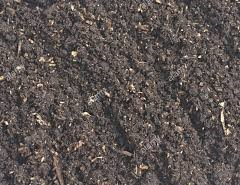
#> input picture archive/Soil types/Black Soil/10.jpg, 240 x 185 px, found by its file name; its folder holds only this picture in this run
$ python pre.py
#> lines starting #> are read from the running program, lines starting #| are printed output that depends on the picture
import os
import numpy as np
import cv2
from sklearn.model_selection import train_test_split, GridSearchCV
from sklearn.ensemble import RandomForestClassifier
from sklearn.metrics import accuracy_score
import pickle
import matplotlib.pyplot as plt

DATASET_PATH = "C:\\Users\\Sumit\\OneDrive\\Desktop\\soil\\archive\\Soil types"
LABELS = ["Black Soil", "Cinder Soil", "Laterite Soil", "Yellow Soil", "Peat Soil"]
IMG_SIZE = 128  # Resize images to 128x128

# Data augmentation function
def augment_image(img):
    augmented_images = [img]
    augmented_images.append(cv2.flip(img, 1))  # Horizontal flip
    augmented_images.append(cv2.GaussianBlur(img, (5, 5), 0))  # Gaussian blur
    return augmented_images


# Function to load images and preprocess them
def load_images_from_folders(base_path, labels, img_size):
#> called with img_size = 128
    X, y = [], []
    for label_idx, label in enumerate(labels):
        folder_path = os.path.join(base_path, label)
        for file_name in os.listdir(folder_path):
            file_path = os.path.join(folder_path, file_name)
            try:
                img = cv2.imread(file_path)
#> img is the input picture: shape (185, 240, 3); mean B, G, R 81.6, 84.6, 93.1
                img = cv2.resize(img, (img_size, img_size))
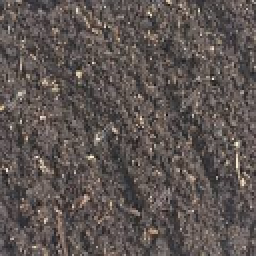
#> img: shape (128, 128, 3) (shown 2 times larger); mean B, G, R 81.5, 84.5, 93
                for aug_img in augment_image(img):  # Apply augmentation
                    features = aug_img.flatten()
                    X.append(features)
                    y.append(label_idx)
#> this loop made 3 passes
#> after the loop, X = 3 items; y = [0, 0, 0]
            except Exception as e:
                print(f"Error loading image {file_name}: {e}")
#> pass 2 of the loop in load_images_from_folders, `for label_idx, label in enumerate(labels):`:
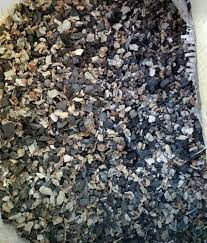
#> input picture archive/Soil types/Cinder Soil/1.jpg, 207 x 243 px, found by its file name
#> in load_images_from_folders, img is the input picture: shape (243, 207, 3); mean B, G, R 93.1, 96.2, 96.7
#> in load_images_from_folders, `img = cv2.resize(img, (img_size, img_size))`:
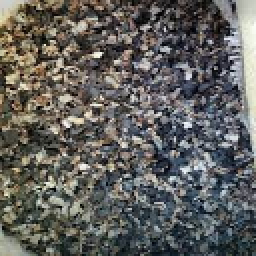
#> img: shape (128, 128, 3) (shown 2 times larger); mean B, G, R 93.1, 96.2, 96.8
#> the loop in load_images_from_folders, `for aug_img in augment_image(img):` made 3 passes
#> after the loop in load_images_from_folders, `for aug_img in augment_image(img):`: X = 6 items; y = [0, 0, 0, 1, 1, 1]
    return np.array(X), np.array(y)


# Load dataset
#> (the run stopped early here; a loop or call above may not have finished)
